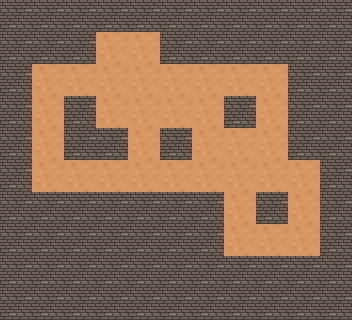

Tiled map render using the project's own tile images. Description and the whole map definition, tile-layer contents included, below:
An orthogonal 11x10 tile map with 32x32 px tiles, 1 tile layer (Прошарок плиток 1).

<map version="1.10" tiledversion="1.10.2" orientation="orthogonal" renderorder="left-up" width="11" height="10" tilewidth="32" tileheight="32" infinite="0" nextlayerid="2" nextobjectid="1">
 <tileset firstgid="1" source="Підлога.tsx" />
 <layer id="1" name="Прошарок плиток 1" width="11" height="10">
  <data encoding="csv">
2,2,2,2,2,2,2,2,2,2,2,
2,2,2,1,1,2,2,2,2,2,2,
2,1,1,1,1,1,1,1,1,2,2,
2,1,2,1,1,1,1,2,1,2,2,
2,1,2,2,1,2,1,1,1,2,2,
2,1,1,1,1,1,1,1,1,1,2,
2,2,2,2,2,2,2,1,2,1,2,
2,2,2,2,2,2,2,1,1,1,2,
2,2,2,2,2,2,2,2,2,2,2,
2,2,2,2,2,2,2,2,2,2,2
</data>
 </layer>
</map>